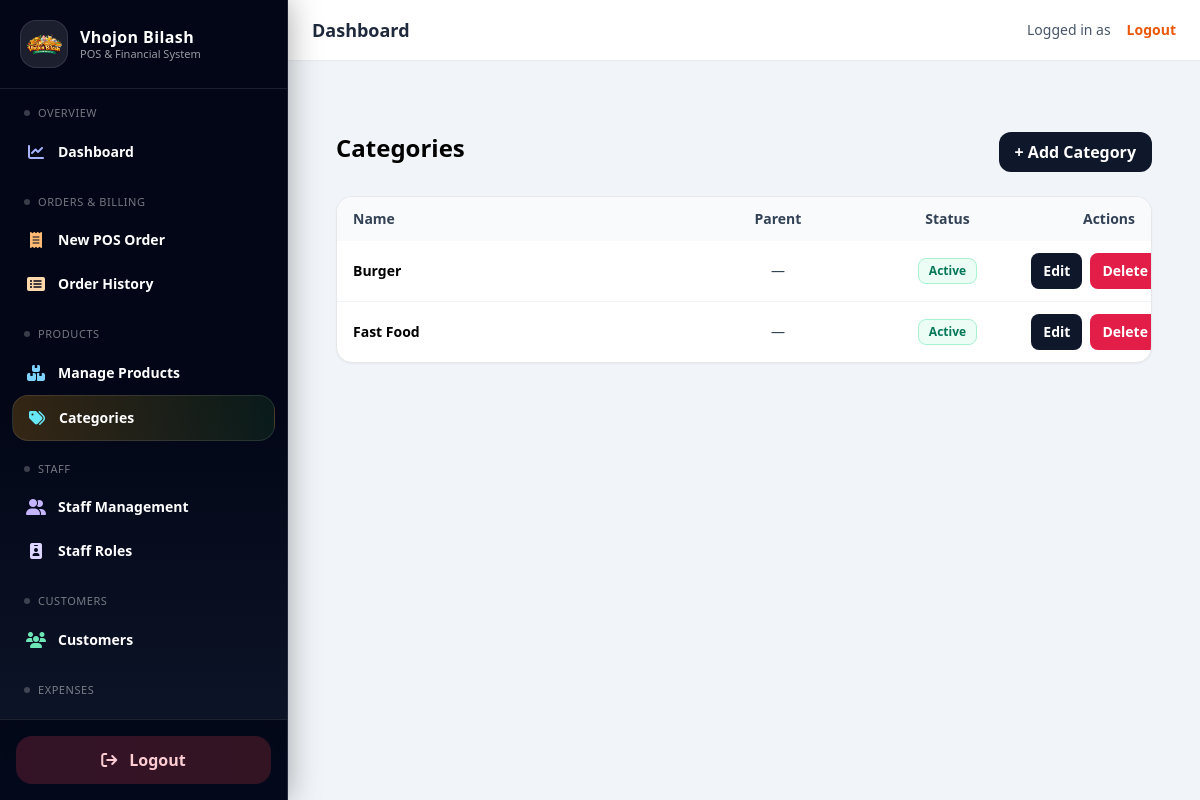
Page /catalog/categories/ on the earlier database version.
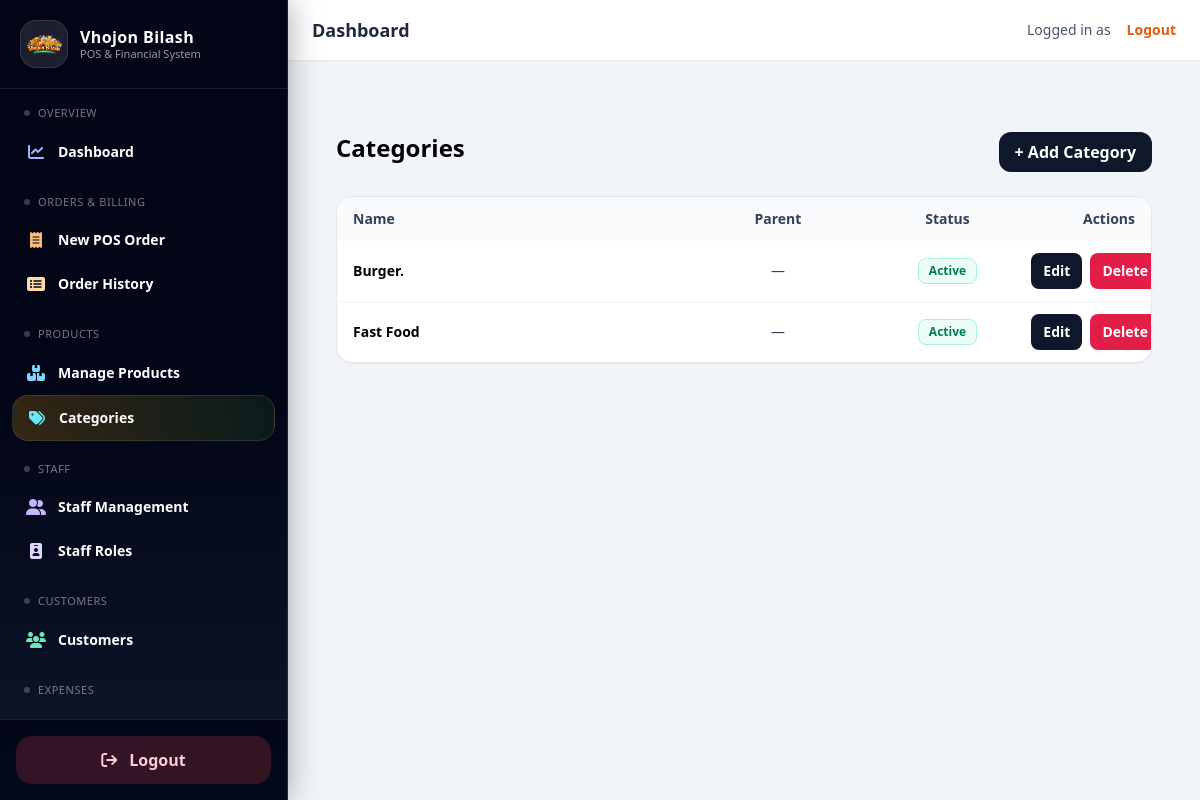
Same page on the later database version.
### catalog/models.py (models this page shows, shortened)
class TimeStampedModel(models.Model):
    created_at = models.DateTimeField(default=timezone.now, editable=False)
    updated_at = models.DateTimeField(auto_now=True)
    class Meta:
        abstract = True

class Category(TimeStampedModel):
    name = models.CharField(max_length=150)
    parent = models.ForeignKey(
        "self",
        on_delete=models.SET_NULL,
        null=True,
        blank=True,
        related_name="children"
    )
    is_active = models.BooleanField(default=True)

### catalog/views.py (the view)
@require_GET
def category_list(request):
    q = request.GET.get("q", "").strip()
    qs = Category.objects.select_related("parent").order_by("-id")
    if q:
        qs = qs.filter(
            Q(name__icontains=q) |
            Q(parent__name__icontains=q)
        )
    paginator = Paginator(qs, 10)  # per page
    page_number = request.GET.get("page")
    page_obj = paginator.get_page(page_number)
    context = {
        "categories": page_obj.object_list,
        "page_obj": page_obj,
        "is_paginated": page_obj.has_other_pages(),
        "q": q,
    }
    return render(request, "products/category_list.html", context)

### catalog/templates/products/category_list.html
{% extends "base.html" %}
{% block content %}
<div class="max-w-6xl mx-auto p-6">
  <div class="flex justify-between mb-6">
    <h1 class="text-2xl font-bold">Categories</h1>
    <a href="{% url 'catalog:category_create' %}"
       class="px-4 py-2 bg-slate-900 text-white rounded-xl font-semibold">
      + Add Category
    </a>
  </div>
  <div class="bg-white rounded-2xl border shadow-sm overflow-hidden">
    <table class="w-full text-sm table-fixed">
      <thead class="bg-slate-50">
        <tr class="text-slate-700">
          <th class="px-4 py-3 text-left w-5/12">Name</th>
          <th class="px-4 py-3 text-center w-3/12">Parent</th>
          <th class="px-4 py-3 text-center w-2/12">Status</th>
          <th class="px-4 py-3 text-right w-2/12">Actions</th>
        </tr>
      </thead>
      <tbody class="divide-y divide-slate-100">
        {% for c in categories %}
        <tr class="hover:bg-slate-50">
          <td class="px-4 py-3 font-semibold truncate">{{ c.name }}</td>
          <td class="px-4 py-3 text-center text-slate-700">
            {{ c.parent.name|default:"—" }}
          </td>
          <td class="px-4 py-3 text-center">
            {% if c.is_active %}
              <span class="inline-flex items-center px-2.5 py-1 rounded-lg text-xs font-bold
                           bg-emerald-50 text-emerald-700 border border-emerald-200">
                Active
              </span>
            {% else %}
              <span class="inline-flex items-center px-2.5 py-1 rounded-lg text-xs font-bold
                           bg-rose-50 text-rose-700 border border-rose-200">
                Inactive
              </span>
            {% endif %}
          </td>
          <td class="px-4 py-3 text-right">
            <div class="inline-flex gap-2">
              <a href="{% url 'catalog:category_update' c.id %}"
                 class="px-3 py-2 bg-slate-900 text-white rounded-lg font-semibold hover:bg-slate-800">
                Edit
              </a>
              <a href="{% url 'catalog:category_delete' c.id %}"
                 class="px-3 py-2 bg-rose-600 text-white rounded-lg font-semibold hover:bg-rose-700">
                Delete
              </a>
            </div>
          </td>
        </tr>
        {% empty %}
        <tr>
          <td colspan="4" class="px-4 py-10 text-center text-slate-500">
            No categories found.
          </td>
        </tr>
        {% endfor %}
      </tbody>
    </table>
  </div>
</div>
{% endblock %}

Differences in the rows shown:
changed Category: name "Burger" → "Burger."
